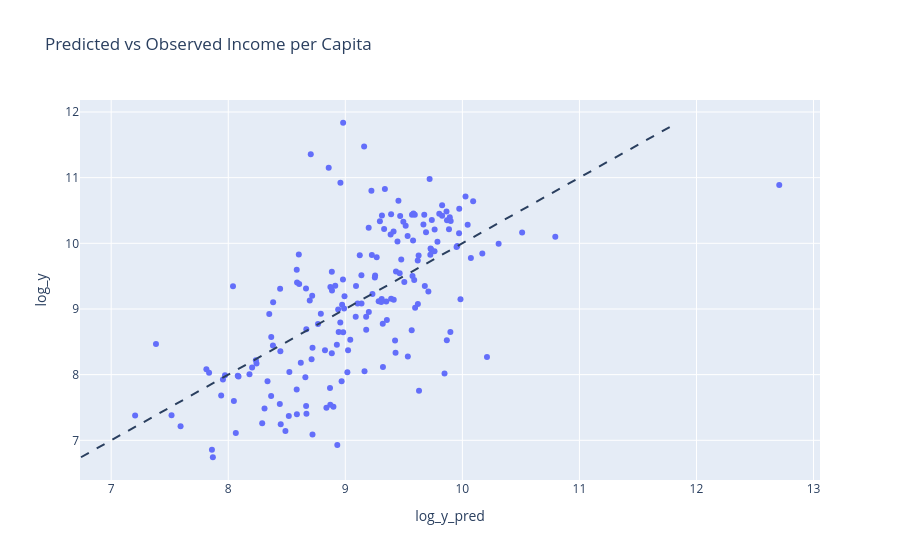

The code cell stored with this chart in its notebook:
### Code cell
fig = px.scatter(
    df_avg,
    x="log_y_pred",
    y="log_y",
    hover_name="Country",
    title="Predicted vs Observed Income per Capita"
)

fig.add_shape(
    type="line",
    x0=df_avg["log_y"].min(),
    y0=df_avg["log_y"].min(),
    x1=df_avg["log_y"].max(),
    y1=df_avg["log_y"].max(),
    line=dict(dash="dash")
)

fig.show()

### Figure 1 — Plotly figure (JSON) as saved in the notebook; plotly's stock layout.template omitted (floating-point values rounded to 4 significant figures; data arrays with more than 128 entries replaced by an {"elided": "..."} marker saying what was removed)
{"data": [{"hovertemplate": "<b>%{hovertext}</b><br><br>log_y_pred=%{x}<br>log_y=%{y}<extra></extra>", "hovertext": {"elided": "180 str values"}, "legendgroup": "", "marker": {"color": "#636efa", "symbol": "circle"}, "mode": "markers", "name": "", "orientation": "v", "showlegend": false, "type": "scatter", "x": {"elided": "180 float values"}, "xaxis": "x", "y": {"elided": "180 float values"}, "yaxis": "y"}], "layout": {"legend": {"tracegroupgap": 0}, "shapes": [{"line": {"dash": "dash"}, "type": "line", "x0": 6.742, "x1": 11.84, "y0": 6.742, "y1": 11.84}], "title": {"text": "Predicted vs Observed Income per Capita"}, "xaxis": {"anchor": "y", "domain": [0, 1], "title": {"text": "log_y_pred"}}, "yaxis": {"anchor": "x", "domain": [0, 1], "title": {"text": "log_y"}}}}
